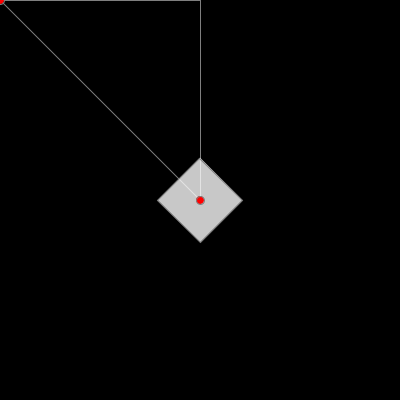
Frame 1 (no input)
Frame 60 (the mouse pressed at the canvas centre just before this capture): identical to frame 1, image omitted
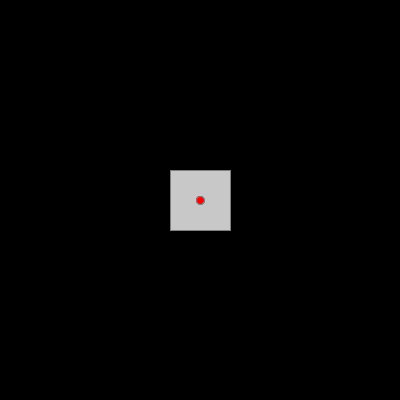
Frame 120 (the mouse held since frame 60 and released just before this capture)

The Processing sketch that drew these frames (run headless with seeded random() and noise(); from frame 60 on, the mouse is pressed at the canvas centre):

// Processing sketch: processing_18439
// ── processing_18439.pde

// Jugando Con Numeros
// Seminario de Matematicas
// Jan 24, 2011: Chris Sugrue.
// Rotar por el raton

int x,y;

void setup()
{
  size(400,400);
  x = width/2;
  y = height/2;
  rectMode(CENTER);
  smooth();
}


void draw()
{
  
  background(0);
  fill(255);
  
  //calcular el angulo. returns in radians
  float angle = atan2(mouseY-y,mouseX-x);
  //println(angle);
  
  stroke(127);
  line(x,y,mouseX,mouseY);
  line(x,y,x,mouseY);
  line(x,mouseY,mouseX,mouseY);

  
  fill(255,255,255,200);
  
  // translate al centro (x,y) y rotar
  pushMatrix();
    translate(x,y);
    rotate( angle );
    rect(0,0,60,60);
  popMatrix();
  
  fill(255,0,0);
  ellipse(x,y,8,8);
  ellipse(mouseX,mouseY,8,8);
    
}
